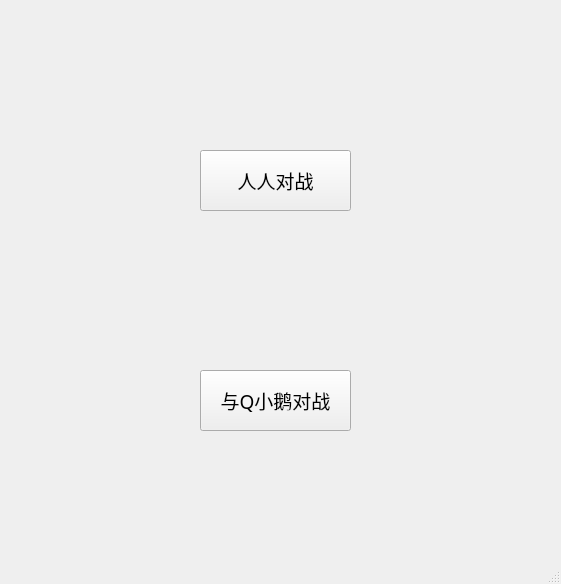
<?xml version="1.0" encoding="UTF-8"?>
<ui version="4.0">
 <class>Chess_load</class>
 <widget class="QMainWindow" name="Chess_load">
  <property name="geometry">
   <rect>
    <x>0</x>
    <y>0</y>
    <width>561</width>
    <height>584</height>
   </rect>
  </property>
  <property name="windowTitle">
   <string>MainWindow</string>
  </property>
  <widget class="QWidget" name="centralwidget">
   <widget class="QPushButton" name="btPeople">
    <property name="geometry">
     <rect>
      <x>200</x>
      <y>150</y>
      <width>151</width>
      <height>61</height>
     </rect>
    </property>
    <property name="font">
     <font>
      <family>华文楷体</family>
      <pointsize>14</pointsize>
     </font>
    </property>
    <property name="text">
     <string>人人对战</string>
    </property>
   </widget>
   <widget class="QPushButton" name="btQ">
    <property name="geometry">
     <rect>
      <x>200</x>
      <y>370</y>
      <width>151</width>
      <height>61</height>
     </rect>
    </property>
    <property name="font">
     <font>
      <family>华文楷体</family>
      <pointsize>14</pointsize>
     </font>
    </property>
    <property name="text">
     <string>与Q小鹅对战</string>
    </property>
   </widget>
  </widget>
  <widget class="QMenuBar" name="menubar">
   <property name="geometry">
    <rect>
     <x>0</x>
     <y>0</y>
     <width>561</width>
     <height>26</height>
    </rect>
   </property>
  </widget>
  <widget class="QStatusBar" name="statusbar"/>
 </widget>
 <resources/>
 <connections/>
</ui>
